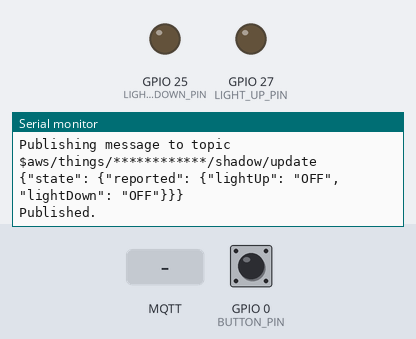
A sketch run on a simulated ESP32. Parts: output pins drawn as LEDs (lit = HIGH), the last lines printed to the serial monitor. The test bench sets the inputs (shaded band); at power-on: GPIO 0 (BUTTON_PIN) HIGH. WiFi joins after 1.5 s; servers stay silent unless stated; no MQTT or app messages arrive unless stated.

Above: at 2.7 s.
2.8 s: GPIO 0 (BUTTON_PIN) pulled LOW for 1 s
At 4.4 s:
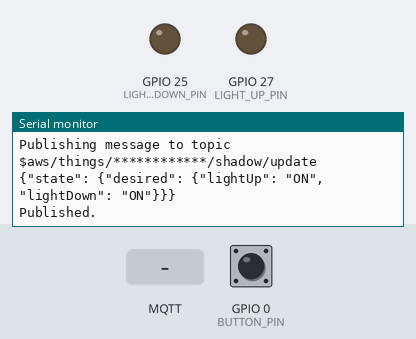
5.3 s: MQTT message "lightUp" arrives on the first subscribed topic
At 6.4 s:
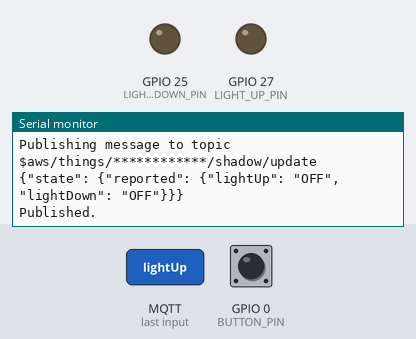

The sketch:

alexa-iot.ino
```cpp
#include <WiFiClient.h>
#include <WiFiClientSecure.h>
#include <PubSubClient.h>
#include <ArduinoJson.h>

#define LIGHT_UP_PIN 27
#define LIGHT_DOWN_PIN 25
#define BUTTON_PIN 0

char *ssid = "YOUR WIFI SSID"; //ssidを設定
char *password = "YOUR WIFI PASSWORD";//wifiのパスワードを設定


const char *endpoint = "**********.iot.us-west-2.amazonaws.com"; //変更してね
const int port = 8883;
char *pubTopic = "$aws/things/************/shadow/update"; //変更してね（今回の例ではpowerPotchinThings)
char *subTopic = "$aws/things/************/shadow/update/delta"; //上と同じように変更
//共通なので変更なし
const char* rootCA = "-----BEGIN CERTIFICATE-----\n" \
                     "MIIDQTCCAimgAwIBAgITBmyfz5m/jAo54vB4ikPmljZbyjANBgkqhkiG9w0BAQsF\n" \
                     "ADA5MQswCQYDVQQGEwJVUzEPMA0GA1UEChMGQW1hem9uMRkwFwYDVQQDExBBbWF6\n" \
                     "b24gUm9vdCBDQSAxMB4XDTE1MDUyNjAwMDAwMFoXDTM4MDExNzAwMDAwMFowOTEL\n" \
                     "MAkGA1UEBhMCVVMxDzANBgNVBAoTBkFtYXpvbjEZMBcGA1UEAxMQQW1hem9uIFJv\n" \
                     "b3QgQ0EgMTCCASIwDQYJKoZIhvcNAQEBBQADggEPADCCAQoCggEBALJ4gHHKeNXj\n" \
                     "ca9HgFB0fW7Y14h29Jlo91ghYPl0hAEvrAIthtOgQ3pOsqTQNroBvo3bSMgHFzZM\n" \
                     "9O6II8c+6zf1tRn4SWiw3te5djgdYZ6k/oI2peVKVuRF4fn9tBb6dNqcmzU5L/qw\n" \
                     "IFAGbHrQgLKm+a/sRxmPUDgH3KKHOVj4utWp+UhnMJbulHheb4mjUcAwhmahRWa6\n" \
                     "VOujw5H5SNz/0egwLX0tdHA114gk957EWW67c4cX8jJGKLhD+rcdqsq08p8kDi1L\n" \
                     "93FcXmn/6pUCyziKrlA4b9v7LWIbxcceVOF34GfID5yHI9Y/QCB/IIDEgEw+OyQm\n" \
                     "jgSubJrIqg0CAwEAAaNCMEAwDwYDVR0TAQH/BAUwAwEB/zAOBgNVHQ8BAf8EBAMC\n" \
                     "AYYwHQYDVR0OBBYEFIQYzIU07LwMlJQuCFmcx7IQTgoIMA0GCSqGSIb3DQEBCwUA\n" \
                     "A4IBAQCY8jdaQZChGsV2USggNiMOruYou6r4lK5IpDB/G/wkjUu0yKGX9rbxenDI\n" \
                     "U5PMCCjjmCXPI6T53iHTfIUJrU6adTrCC2qJeHZERxhlbI1Bjjt/msv0tadQ1wUs\n" \
                     "N+gDS63pYaACbvXy8MWy7Vu33PqUXHeeE6V/Uq2V8viTO96LXFvKWlJbYK8U90vv\n" \
                     "o/ufQJVtMVT8QtPHRh8jrdkPSHCa2XV4cdFyQzR1bldZwgJcJmApzyMZFo6IQ6XU\n" \
                     "5MsI+yMRQ+hDKXJioaldXgjUkK642M4UwtBV8ob2xJNDd2ZhwLnoQdeXeGADbkpy\n" \
                     "rqXRfboQnoZsG4q5WTP468SQvvG5\n" \
                     "-----END CERTIFICATE-----\n";
//ダウンロードした証明書を\nを消さないように頑張って貼り付けてください。(******-certificate.pem.crt)
const char* certificate = "-----BEGIN CERTIFICATE-----\n" \
                          "MIIDWjCCAkKgAwIBAgIVAKVg/gqHy/ckw3eQUm/hD0dBgjw1MA0GCSqGSIb3DQEB\n" \
                          "CwUAME0xSzBJBgNVBAsMQkFtYXpvbiBXZWIgU2VydmljZXMgTz1BbWF6b24uY29t\n" \
                          "\n" \
                          "\n" \
                          "\n" \
                          "\n" \
                          "\n" \
                          "\n" \
                          "\n" \
                          "\n" \
                          "\n" \
                          "\n" \
                          "\n" \
                          "\n" \
                          "\n" \
                          "\n" \
                          "\n" \
                          "\n" \
                          "-----END CERTIFICATE-----\n";
//ダウンロードした証明書を\nを消さないように頑張って貼り付けてください。(*******-private.pem.key)
const char* privateKey = "-----BEGIN RSA PRIVATE KEY-----\n" \
                          "MIIEpQIBAAKCAQEA3sLzIsXSdxl9uZFBxCGGzs3mg0ydzr35nVloloi9hcLCqNS4\n" \
                          "rveD/iTirYYCe+uY8cdJgJDxNbNtI64Izdm0C1nZf+G/WoTiIsOa25VmA2CtXJEY\n" \
                          "\n" \
                          "\n" \
                          "\n" \
                          "\n" \
                          "\n" \
                          "\n" \
                          "\n" \
                          "\n" \
                          "\n" \
                          "\n" \
                          "\n" \
                          "\n" \
                          "\n" \
                          "\n" \
                          "\n" \
                          "\n" \
                          "\n" \
                          "\n" \
                          "\n" \
                          "\n" \
                          "\n" \
                          "\n" \
                          "\n" \
                          "-----END RSA PRIVATE KEY-----\n";

WiFiClientSecure httpsClient;
PubSubClient mqttClient(httpsClient);

char pubMessage[128];
char lightUpState[5] = "OFF";
char lightDownState[5] = "OFF";

void setup() {
  Serial.begin(115200);

  ledcSetup(0, 50, 10);  // 0ch 50 Hz 10bit resolution
  ledcAttachPin(LIGHT_UP_PIN, 0); // 27pin, 0ch

  ledcSetup(0, 50, 10);  // 0ch 50 Hz 10bit resolution
  ledcAttachPin(LIGHT_DOWN_PIN, 1); // 25pin, 1ch

  pinMode(BUTTON_PIN, INPUT);

  uint8_t mac3[6];
  esp_read_mac(mac3, ESP_MAC_WIFI_STA);
  Serial.printf("[Wi-Fi] Mac Address = %02X:%02X:%02X:%02X:%02X:%02X\r\n", mac3[0], mac3[1], mac3[2], mac3[3], mac3[4], mac3[5]);

  connectWiFi();

  // Configure MQTT Client
  httpsClient.setCACert(rootCA);
  httpsClient.setCertificate(certificate);
  httpsClient.setPrivateKey(privateKey);
  mqttClient.setServer(endpoint, port);
  mqttClient.setCallback(mqttCallback);

  connectAWSIoT();

  sendStatus(true);
}

void connectAWSIoT() {
  while (!mqttClient.connected()) {
    if (mqttClient.connect("ESP32")) {
      Serial.println("Connected.");
      int qos = 0;
      mqttClient.subscribe(subTopic, qos);
      Serial.println("Subscribed.");
    } else {
      Serial.print("Failed. Error state=");
      Serial.print(mqttClient.state());
      // Wait 5 seconds before retrying
      delay(5000);
    }
  }
}

void connectWiFi(){
    // Start WiFi
  Serial.println("Connecting to ");
  Serial.print(ssid);
  WiFi.begin(ssid, password);

  while (WiFi.status() != WL_CONNECTED) {
    delay(500);
    Serial.print(".");
  }
  Serial.println("\nConnected.");
}

void mqttCallback (char* topic, byte* payload, unsigned int length) {
  const size_t capacity = 3 * JSON_OBJECT_SIZE(1) + 2 * JSON_OBJECT_SIZE(3) + JSON_OBJECT_SIZE(4) + 200;
  DynamicJsonBuffer jsonBuffer(capacity);
  char msg[500];
  Serial.print("Received. topic=");
  Serial.println(topic);
  for (int i = 0; i < length; i++) {
    msg[i] = (char)payload[i];
  }
  JsonObject& root = jsonBuffer.parseObject(msg);
  JsonObject& state = root["state"];
  if (state.containsKey("lightUp")) {
    strcpy(lightUpState, state["lightUp"]);
    Serial.print("lightUp -> ");
    Serial.println(lightUpState);
    switchLight(lightUpState, "lightUp");
  }
  else if (state.containsKey("lightDown")) {
    strcpy(lightDownState, state["lightDown"]);
    Serial.print("lightDown -> ");
    Serial.println(lightDownState);
    switchLight(lightDownState, "lightDown");
  }

  sendStatus(true);
}

void switchLight(char* state, char* deviceName) {
  int ch;
  if(!strcmp(deviceName, "lightUp")) ch = 0;
  else if(!strcmp(deviceName, "lightDown")) ch = 1;

  if (!strcmp(state, "OFF")) {
    if(ch == 1){
      ledcWrite(ch, 80);
    }else{
      ledcWrite(ch, 80);
    }
    delay(150);
    ledcWrite(ch, 0);
  } else if (!strcmp(state, "ON")) {
    if(ch==1){
      ledcWrite(ch, 105);
    }else{
      ledcWrite(ch, 105);
    }
    delay(150);
    ledcWrite(ch, 0);
  }
}


void sendStatus(bool isReported) {
  if(isReported){
    sprintf(pubMessage, "{\"state\": {\"reported\": {\"lightUp\": \"%s\",\"lightDown\": \"%s\"}}}", lightUpState, lightDownState);
  }else{
    char next[5];
    if(!strcmp(lightUpState, "OFF")){
      sprintf(next, "ON");
    }else{
      sprintf(next, "OFF");
    }
    sprintf(pubMessage, "{\"state\": {\"desired\": {\"lightUp\": \"%s\",\"lightDown\": \"%s\"}}}", (char*)next, next, next);
  }

  Serial.print("Publishing message to topic ");
  Serial.println(pubTopic);
  Serial.println(pubMessage);
  mqttClient.publish(pubTopic, pubMessage);
  Serial.println("Published.\n");
}

void mqttLoop() {
  if (!mqttClient.connected()) {
    if(WiFi.status() != WL_CONNECTED){
      connectWiFi();
    }
    connectAWSIoT();
  }
  mqttClient.loop();
}
unsigned long beforeTime = millis();
void loop() {
  mqttLoop();
  if(digitalRead(BUTTON_PIN) == LOW && millis() - beforeTime > 3000){
    sendStatus(false);
    beforeTime = millis();
  }
}
```

Measured:
- after the input at 2.8 s, the serial monitor: prints a new line after 0.20 s (image 1)
- after the input at 5.3 s, the serial monitor: prints a new line at once (image 2)
